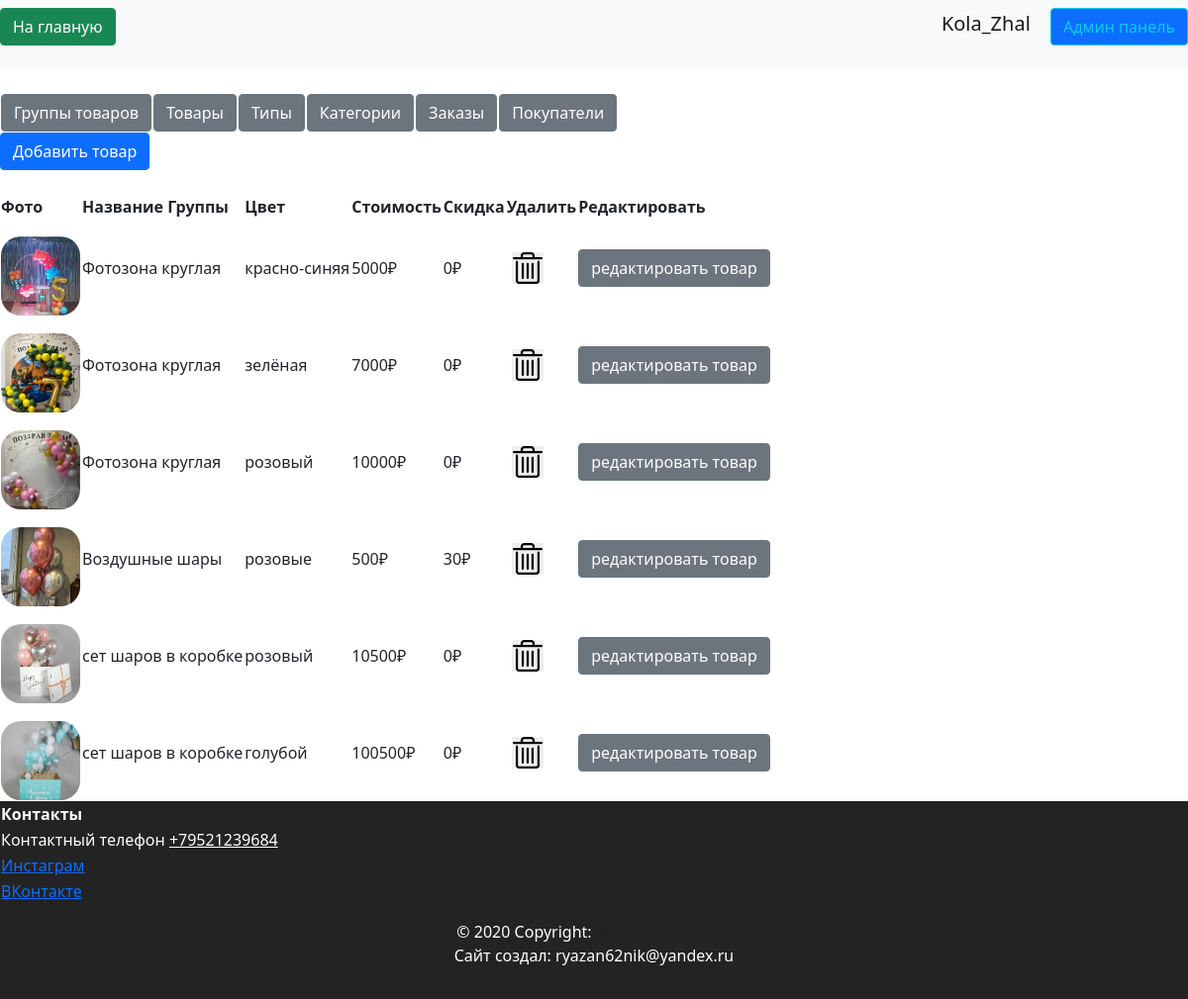
/admin/products (signed in), run on the app's committed database.
### data/users.py (models this page shows, shortened)
class User(SqlAlchemyBase, UserMixin, SerializerMixin):
    __tablename__ = 'users'
    id = sqlalchemy.Column(sqlalchemy.Integer,
                           primary_key=True, autoincrement=True)
    name = sqlalchemy.Column(sqlalchemy.String, nullable=True)
    tel = sqlalchemy.Column(sqlalchemy.String, nullable=True)
    email = sqlalchemy.Column(sqlalchemy.String,
                              index=True, unique=True, nullable=True)
    hashed_password = sqlalchemy.Column(sqlalchemy.String, nullable=True)
    created_date = sqlalchemy.Column(sqlalchemy.DateTime,
                                     default=datetime.datetime.now)
    basket = sqlalchemy.Column(sqlalchemy.String, default='{}')
    admin = sqlalchemy.Column(sqlalchemy.Boolean, default=False)
    tg_id = sqlalchemy.Column(sqlalchemy.String, nullable=True)
    confirmed = sqlalchemy.Column(sqlalchemy.Boolean, default=False)
    address = sqlalchemy.Column(sqlalchemy.String, nullable=True)
    orders = orm.relationship("Order", back_populates='user')

### data/products.py (models this page shows, shortened)
class Products(SqlAlchemyBase, SerializerMixin):
    __tablename__ = 'products'
    id = sqlalchemy.Column(sqlalchemy.Integer,
                           primary_key=True, autoincrement=True)
    color = sqlalchemy.Column(sqlalchemy.String, nullable=True)
    sale = sqlalchemy.Column(sqlalchemy.Integer, nullable=True)
    cost = sqlalchemy.Column(sqlalchemy.Integer)
    remains = sqlalchemy.Column(sqlalchemy.Integer, nullable=True)
    img = sqlalchemy.Column(sqlalchemy.String, default='0_0_0_none.jpg')
    product_group_id = sqlalchemy.Column(sqlalchemy.Integer, sqlalchemy.ForeignKey("product_group.id"))
    product_group = orm.relationship('ProductGroup')
    category = orm.relationship("Category",
                                secondary="products_to_category",
                                backref="products")

### data/products_group.py (models this page shows, shortened)
class ProductGroup(SqlAlchemyBase, SerializerMixin):
    __tablename__ = 'product_group'
    id = sqlalchemy.Column(sqlalchemy.Integer,
                           primary_key=True, autoincrement=True)
    title = sqlalchemy.Column(sqlalchemy.String, nullable=True)
    description = sqlalchemy.Column(sqlalchemy.String, nullable=True)
    type = sqlalchemy.Column(sqlalchemy.Integer, sqlalchemy.ForeignKey("types.id"))
    type_relation = orm.relationship('Types')
    products = orm.relationship("Products", back_populates='product_group')
    comments = orm.relationship("Comments", back_populates='product_group')

### server.py (the view)
@app.route('/admin/products', methods=['GET', 'POST'])
@login_required
def admin_products():
    if current_user.admin:
        db_sess = db_session.create_session()
        products = db_sess.query(Products).all()
        for product in products:
            if product.img:
                product.img = product.img.split(', ')
        return render_template('pages/admin_products.html', title='Админ панель',
                               products=products)
    else:
        return render_template('pages/no_rights.html')

### data/db_session.py (called while the page is built)
def create_session() -> Session:
    global __factory
    return __factory()

### server.py (called while the page is built)
@login_manager.user_loader
def load_user(user_id):
    db_sess = db_session.create_session()
    return db_sess.query(User).filter(User.id == user_id).first()

### templates/pages/admin_products.html (shortened to what this page needs)
{% extends "pages/base_admin.html" %}
{% block admincontent %}
<div>
    {% if current_user.is_authenticated %}
    <a href="/admin/add-product" class="btn btn-primary">Добавить товар</a>
    {% endif %}
</div>
<br>
<div>
    <table>
        <tr>
            <th>Фото</th>
            <th>Название Группы</th>
            <th>Цвет</th>
            <th>Стоимость</th>
            <th>Скидка</th>
            <th>Удалить</th>
            <th>Редактировать</th>
        </tr>
        {% for product in products %}
        <tr>
            <td id="imgTd">
                {% if product.img%}
                <img src="../static/img/products/{{product.img[0]}}" class="admin-img-delete"
                     alt="404 картинка не нашлась(">
                {%else%}
                <img class="admin-img-delete" src="../static/img/products/none.jpg"
                     alt="404 картинка не нашлась("/>
                {%endif%}
            </td>
            <td>{{ product.product_group.title }}</td>
            <td>{{ product.color }}</td>
            <td>{{ product.cost }}₽</td>
            <td>{{ product.sale }}₽</td>
            <td>
                <button type="submit" onclick="show_me({{product.id}}, 'products');" class="delete-button">
                </button>
            </td>
            <td>
                <a href="/admin/edit-product/{{product.id}}" class="btn btn-secondary">редактировать товар</a>
            </td>
        </tr>
        {% endfor %}
    </table>
</div>
{% endblock %}

### templates/includes/header.html
<header>
    <nav class="navbar navbar-light bg-light">
        <p align="right">
            <a href="/index" class="btn btn-success"> На главную </a>
        </p>
        {% if current_user.is_authenticated %}
        <p align="right">
            <a class="navbar-brand" href="/logout">{{ current_user.name }}</a>
            {% if current_user.admin%}
            <a class="btn btn-primary btn btn-outline-info mr-2" href="/admin/products">Админ панель</a>
            {% endif %}
            {% else %}
        <p align="right">
            <a class="btn btn-primary " href="/register">Зарегистрироваться</a>
            <a class="btn btn-success" href="/login">Войти</a>
        </p>
        {% endif %}
    </nav>
</header>

### static/css/header.css (style rules this page uses)
:root { --main-color: #0179FA; --second-color: white; }

### static/css/footer.css (style rules this page uses)
:root { --main-color: #111111; --second-color: white; }

### static/css/style.css (style rules this page uses)
:root { --main-color: #0179FA; --second-color: #ffffff; --thirdly_color: #629ee3; }
body { background-color: var(--second-color); }

### static/css/mystyle.css (style rules this page uses)
html { --firstly-color: white; --secondary-color: rgba(91, 82, 212, 0.837); --thirdly-color: rgb(99, 96, 105); --fourly-color: rgb(144, 182, 242); --black: rgb(35, 35, 35); --dark-blue: #12191D; --white: #FFFFFF; --green: #33FF00; --caribbean: #00E197; --light-green: #8EEF8C; --turquoise: #12EEFF; --pink: #F053D5; --red: #FE785A; --gray-900: #0C1114; --gray-700: #242A2C; --gray-650: #495257; --gray-600: #424B4F; --gray-500: #495257; --gray-300: #8D979E; --gray-200: #ACB4B9; --gray-150: #AEB6BB; --gray-100: #EEF1F3; --gray-50: #F6F8F9; --framing: black; --text-color: white; }
body { min-height: 100vh; position: relative; }
.admin-img-delete { width: 10vh; height: 10vh; border-radius: 20px; object-fit: cover; margin-top: 2vh; }
.delete-button { width: 4vh; height: 4vh; border: none; background-image: url('../img/system/admin_del_item.png'); background-size: cover; margin: 5px 5px; }
body { margin: 0; padding: 0; text-align: center; }

### data on the page
User: name "Kola_Zhal"
Products: img (picture), product_group "Фотозона круглая", color "красно-синяя", cost "5000", sale "0"
Products: img (picture), product_group "Фотозона круглая", color "зелёная", cost "7000", sale "0"
Products: shows a picture, product_group "Фотозона круглая", color "розовый", cost "10000", sale "0"
Products: shows a picture, product_group "Воздушные шары", color "розовые", cost "500", sale "30"
Products: shows a picture, product_group "сет шаров в коробке", color "розовый", cost "10500", sale "0"
Products: shows a picture, product_group "сет шаров в коробке", color "голубой", cost "100500", sale "0"
